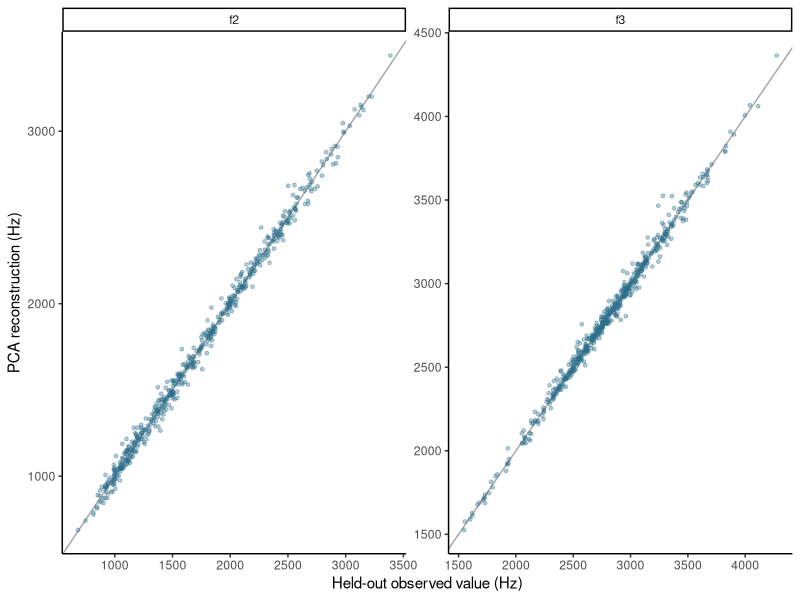

Recreate this plot in R.
## ---- chunk 1
#| label: load-hillenbrand-validation
#| message: false
#| warning: false

hill <- utils::read.csv(
  "data/hillenbrand-raw/hillenbrand-raw-formants.csv",
  check.names = FALSE
)

acoustic_columns <- c(
  "duration_ms",
  "f0_hz",
  grep(
    "^f[123]_(steady|time[1-8])_hz$",
    names(hill),
    value = TRUE
  )
)
acoustic_matrix <- as.matrix(hill[acoustic_columns])
storage.mode(acoustic_matrix) <- "double"

fallible_columns <- acoustic_columns[
  colSums(is.na(acoustic_matrix)) > 0L
]

stopifnot(
  nrow(acoustic_matrix) == 1668L,
  ncol(acoustic_matrix) == 29L,
  length(fallible_columns) == 14L,
  sum(is.na(acoustic_matrix)) == 379L
)
## ---- chunk 2
#| label: define-validation-imputation

pca_impute <- function(
  x,
  rank,
  tolerance = 1e-6,
  max_iterations = 1000L
) {
  x <- as.matrix(x)
  storage.mode(x) <- "double"
  missing <- is.na(x)

  center <- colMeans(x, na.rm = TRUE)
  scale <- vapply(
    seq_len(ncol(x)),
    function(column) stats::sd(x[, column], na.rm = TRUE),
    numeric(1)
  )
  stopifnot(
    all(is.finite(center)),
    all(is.finite(scale)),
    all(scale > 0)
  )

  standardized <- sweep(
    sweep(x, 2, center, FUN = "-"),
    2, scale, FUN = "/"
  )
  filled <- standardized
  filled[missing] <- 0

  if (rank == 0L) {
    reconstructed <- filled
    iterations <- 0L
    final_change <- 0
  } else {
    final_change <- Inf
    for (iteration in seq_len(max_iterations)) {
      decomposition <- base::svd(
        filled,
        nu = rank,
        nv = rank
      )
      reconstructed <- decomposition$u %*%
        diag(decomposition$d[seq_len(rank)], nrow = rank) %*%
        t(decomposition$v)

      updated <- filled
      updated[missing] <- reconstructed[missing]
      final_change <-
        sum((updated[missing] - filled[missing])^2) /
        max(sum(filled[missing]^2), .Machine$double.eps)
      filled <- updated

      if (final_change < tolerance) {
        break
      }
    }
    iterations <- iteration
    reconstructed <- filled
  }

  completed <- sweep(
    sweep(reconstructed, 2, scale, FUN = "*"),
    2, center, FUN = "+"
  )
  completed[!missing] <- x[!missing]

  list(
    completed = completed,
    center = center,
    scale = scale,
    iterations = iterations,
    final_change = final_change,
    converged = final_change < tolerance || rank == 0L
  )
}
## ---- chunk 3
#| label: create-hillenbrand-masks

make_mask <- function(
  data_matrix,
  eligible_columns,
  fraction,
  seed,
  excluded = matrix(
    FALSE,
    nrow(data_matrix),
    ncol(data_matrix)
  )
) {
  set.seed(seed)
  mask <- matrix(
    FALSE,
    nrow(data_matrix),
    ncol(data_matrix),
    dimnames = dimnames(data_matrix)
  )

  for (column_name in eligible_columns) {
    column <- match(column_name, colnames(data_matrix))
    observed_rows <- which(!is.na(data_matrix[, column]))
    available_rows <- observed_rows[
      !excluded[observed_rows, column]
    ]
    n_mask <- max(1L, floor(fraction * length(observed_rows)))
    stopifnot(length(available_rows) >= n_mask)
    selected_rows <- sample(
      available_rows,
      n_mask,
      replace = FALSE
    )
    mask[selected_rows, column] <- TRUE
  }

  mask
}

validation_repeats <- 8L
test_repeats <- 4L
mask_seeds <- 20261018L +
  seq_len(validation_repeats + test_repeats) - 1L

masks <- vector("list", length(mask_seeds))
used_cells <- matrix(
  FALSE,
  nrow(acoustic_matrix),
  ncol(acoustic_matrix),
  dimnames = dimnames(acoustic_matrix)
)

for (replicate in seq_along(masks)) {
  fraction <- if (replicate <= validation_repeats) {
    0.05
  } else {
    0.0125
  }
  masks[[replicate]] <- make_mask(
    acoustic_matrix,
    fallible_columns,
    fraction,
    mask_seeds[replicate],
    excluded = used_cells
  )
  used_cells <- used_cells | masks[[replicate]]
}

validation_union <- Reduce(`|`, masks[seq_len(validation_repeats)])
test_union <- Reduce(
  `|`,
  masks[validation_repeats + seq_len(test_repeats)]
)
mask_multiplicity <- Reduce(
  `+`,
  lapply(masks, function(mask) 1L * mask)
)

mask_inventory <- data.frame(
  split = c("Validation", "Test"),
  replicates = c(validation_repeats, test_repeats),
  masked_cells = c(sum(validation_union), sum(test_union))
)

stopifnot(
  max(mask_multiplicity) == 1L,
  !any(validation_union & test_union),
  all(!is.na(acoustic_matrix[used_cells]))
)

mask_inventory
## ---- chunk 4
#| label: fit-hillenbrand-validation-ranks

score_imputation <- function(rank, replicate) {
  artificial_mask <- masks[[replicate]]
  training <- acoustic_matrix
  training[artificial_mask] <- NA_real_

  if (replicate <= validation_repeats) {
    training[test_union] <- NA_real_
  }

  fit <- pca_impute(training, rank = rank)
  location <- which(artificial_mask, arr.ind = TRUE)
  truth <- acoustic_matrix[location]
  prediction <- fit$completed[location]
  training_scale <- fit$scale[location[, "col"]]
  measurement <- colnames(acoustic_matrix)[location[, "col"]]

  data.frame(
    replicate = replicate,
    split = if (replicate <= validation_repeats) {
      "validation"
    } else {
      "test"
    },
    rank = rank,
    token_id = hill$token_id[location[, "row"]],
    vowel = hill$vowel[location[, "row"]],
    measurement = measurement,
    formant = sub("_.*$", "", measurement),
    truth_hz = truth,
    prediction_hz = prediction,
    error_hz = prediction - truth,
    squared_standardized_error =
      ((prediction - truth) / training_scale)^2,
    converged = fit$converged
  )
}

candidate_ranks <- c(
  0L, 1L, 2L, 3L, 4L, 5L, 8L, 10L, 12L, 15L, 20L
)

validation_predictions <- do.call(
  rbind,
  lapply(candidate_ranks, function(rank) {
    do.call(
      rbind,
      lapply(seq_len(validation_repeats), function(replicate) {
        score_imputation(rank, replicate)
      })
    )
  })
)

validation_rank_curve <- stats::aggregate(
  squared_standardized_error ~ rank,
  validation_predictions,
  function(x) sqrt(mean(x))
)
names(validation_rank_curve)[2] <- "standardized_rmse"
validation_rank_curve$selected <- with(
  validation_rank_curve,
  standardized_rmse == min(standardized_rmse)
)
selected_rank <- validation_rank_curve$rank[
  validation_rank_curve$selected
][1]

stopifnot(
  all(validation_predictions$converged),
  selected_rank == 10L
)

validation_rank_curve
## ---- chunk 5
#| label: score-hillenbrand-test-masks

test_replicates <- validation_repeats + seq_len(test_repeats)
test_predictions <- do.call(
  rbind,
  lapply(c(0L, selected_rank), function(rank) {
    do.call(
      rbind,
      lapply(test_replicates, function(replicate) {
        score_imputation(rank, replicate)
      })
    )
  })
)

test_summary <- do.call(
  rbind,
  lapply(
    split(
      test_predictions,
      interaction(
        test_predictions$rank,
        test_predictions$formant,
        drop = TRUE
      )
    ),
    function(x) {
      data.frame(
        rank = unique(x$rank),
        formant = unique(x$formant),
        heldout_cells = nrow(x),
        standardized_rmse = sqrt(mean(
          x$squared_standardized_error
        )),
        rmse_hz = sqrt(mean(x$error_hz^2)),
        mean_error_hz = mean(x$error_hz)
      )
    }
  )
)
rownames(test_summary) <- NULL
test_summary <- test_summary[order(
  test_summary$rank,
  test_summary$formant
), ]
rownames(test_summary) <- NULL

stopifnot(
  all(test_predictions$converged),
  all(test_summary$heldout_cells == 560L),
  abs(test_summary$rmse_hz[
    test_summary$rank == 10L & test_summary$formant == "f2"
  ] - 41.4313) < 0.01,
  abs(test_summary$rmse_hz[
    test_summary$rank == 10L & test_summary$formant == "f3"
  ] - 38.7949) < 0.01
)

test_summary
## ---- chunk 6
#| label: plot-hillenbrand-test-reconstruction
#| fig-width: 7
#| fig-height: 3.6

selected_test_predictions <- subset(
  test_predictions,
  rank == selected_rank
)

ggplot2::ggplot(
  selected_test_predictions,
  ggplot2::aes(truth_hz, prediction_hz)
) +
  ggplot2::geom_abline(
    slope = 1,
    intercept = 0,
    color = "grey65"
  ) +
  ggplot2::geom_point(
    color = "#2B6F8A",
    alpha = 0.35, # dqr-allow: algorithm-setting
    size = 1
  ) +
  ggplot2::facet_wrap(~ formant, scales = "free") +
  ggplot2::labs(
    x = "Held-out observed value (Hz)",
    y = "PCA reconstruction (Hz)"
  ) +
  ggplot2::theme_classic(base_size = 11)
